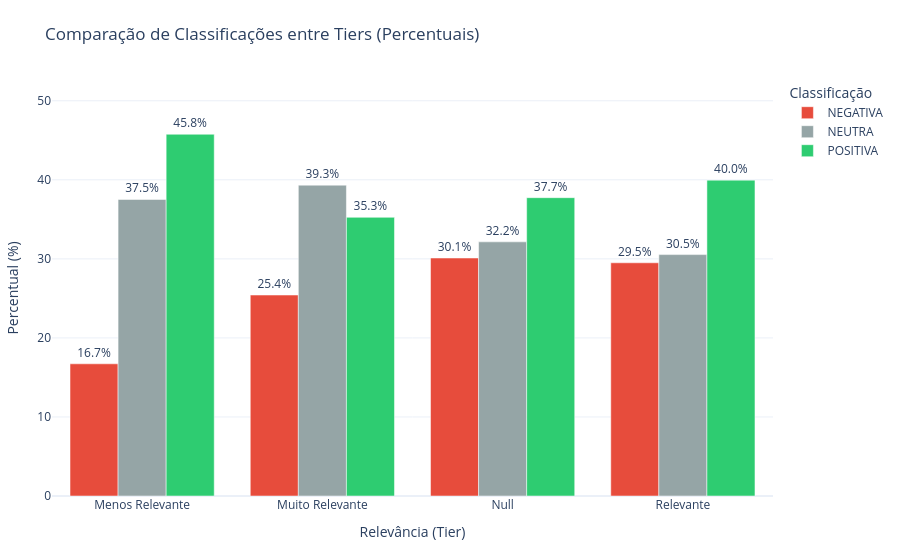

The notebook cell saved with this chart:
### Code cell
def plot_comparacao_tiers_agrupado(contingency_df: pd.DataFrame) -> None:
    """
    Gera um gráfico de barras agrupadas interativo para comparação direta
    de sentimentos entre Tiers.
    """
    
    # 1. Definição da Paleta de Cores Identitária
    colors_map = {
        'POSITIVA': '#2ecc71',
        'NEUTRA': '#95a5a6',
        'NEGATIVA': '#e74c3c',
        'PUBLICIDADE': '#3498db'
    }

    # 2. Transformação para Formato Longo (Tidy Data)
    # Resetamos o index para que o Tier se torne uma coluna utilizável pelo px
    tier_label = contingency_df.index.name if contingency_df.index.name else 'Tier'
    df_long = contingency_df.reset_index().melt(
        id_vars=tier_label,
        var_name='Classificação',
        value_name='Percentual'
    )

    # 3. Criação da Visualização Agrupada (barmode='group')
    fig = px.bar(
        df_long,
        x=tier_label,
        y='Percentual',
        color='Classificação',
        barmode='group',
        title='Comparação de Classificações entre Tiers (Percentuais)',
        labels={'Percentual': 'Proporção (%)', tier_label: 'Relevância (Tier)'},
        color_discrete_map=colors_map,
        text=df_long['Percentual'].apply(lambda x: f'{x:.1f}%' if x > 0 else '')
    )

    # 4. Refinamento de Layout e Estilo
    fig.update_traces(
        textposition='outside',
        hovertemplate="<b>Tier: %{x}</b><br>Sentimento: %{fullData.name}<br>Percentual: %{y:.2f}%<extra></extra>"
    )

    fig.update_layout(
        template="plotly_white",
        yaxis_title="Percentual (%)",
        yaxis_range=[0, max(df_long['Percentual']) * 1.15], # Espaço para o texto acima da barra
        legend_title_text='Classificação',
        height=550,
        margin=dict(l=50, r=50, t=80, b=50)
    )

    fig.show()

# --- EXECUÇÃO ---
# Verificando se a tabela de contingência calculada no notebook está disponível
if 'contingency_pct' in locals():
    plot_comparacao_tiers_agrupado(contingency_pct)
else:
    print("❌ Erro: O objeto 'contingency_pct' não foi encontrado. Execute as células de cálculo primeiro.")

### Figure 1 — Plotly figure (JSON) as saved in the notebook; plotly's stock layout.template omitted (floating-point values rounded to 4 significant figures)
{"data": [{"alignmentgroup": "True", "hovertemplate": "<b>Tier: %{x}</b><br>Sentimento: %{fullData.name}<br>Percentual: %{y:.2f}%<extra></extra>", "legendgroup": "NEGATIVA", "marker": {"color": "#e74c3c", "pattern": {"shape": ""}}, "name": "NEGATIVA", "offsetgroup": "NEGATIVA", "orientation": "v", "showlegend": true, "text": ["16.7%", "25.4%", "30.1%", "29.5%"], "textposition": "outside", "type": "bar", "x": ["Menos Relevante", "Muito Relevante", "Null", "Relevante"], "xaxis": "x", "y": [16.72, 25.42, 30.11, 29.5], "yaxis": "y"}, {"alignmentgroup": "True", "hovertemplate": "<b>Tier: %{x}</b><br>Sentimento: %{fullData.name}<br>Percentual: %{y:.2f}%<extra></extra>", "legendgroup": "NEUTRA", "marker": {"color": "#95a5a6", "pattern": {"shape": ""}}, "name": "NEUTRA", "offsetgroup": "NEUTRA", "orientation": "v", "showlegend": true, "text": ["37.5%", "39.3%", "32.2%", "30.5%"], "textposition": "outside", "type": "bar", "x": ["Menos Relevante", "Muito Relevante", "Null", "Relevante"], "xaxis": "x", "y": [37.51, 39.32, 32.15, 30.54], "yaxis": "y"}, {"alignmentgroup": "True", "hovertemplate": "<b>Tier: %{x}</b><br>Sentimento: %{fullData.name}<br>Percentual: %{y:.2f}%<extra></extra>", "legendgroup": "POSITIVA", "marker": {"color": "#2ecc71", "pattern": {"shape": ""}}, "name": "POSITIVA", "offsetgroup": "POSITIVA", "orientation": "v", "showlegend": true, "text": ["45.8%", "35.3%", "37.7%", "40.0%"], "textposition": "outside", "type": "bar", "x": ["Menos Relevante", "Muito Relevante", "Null", "Relevante"], "xaxis": "x", "y": [45.76, 35.25, 37.74, 39.96], "yaxis": "y"}], "layout": {"barmode": "group", "height": 550, "legend": {"title": {"text": "Classificação"}, "tracegroupgap": 0}, "margin": {"b": 50, "l": 50, "r": 50, "t": 80}, "title": {"text": "Comparação de Classificações entre Tiers (Percentuais)"}, "xaxis": {"anchor": "y", "domain": [0, 1], "title": {"text": "Relevância (Tier)"}}, "yaxis": {"anchor": "x", "domain": [0, 1], "range": [0, 52.63], "title": {"text": "Percentual (%)"}}}}
